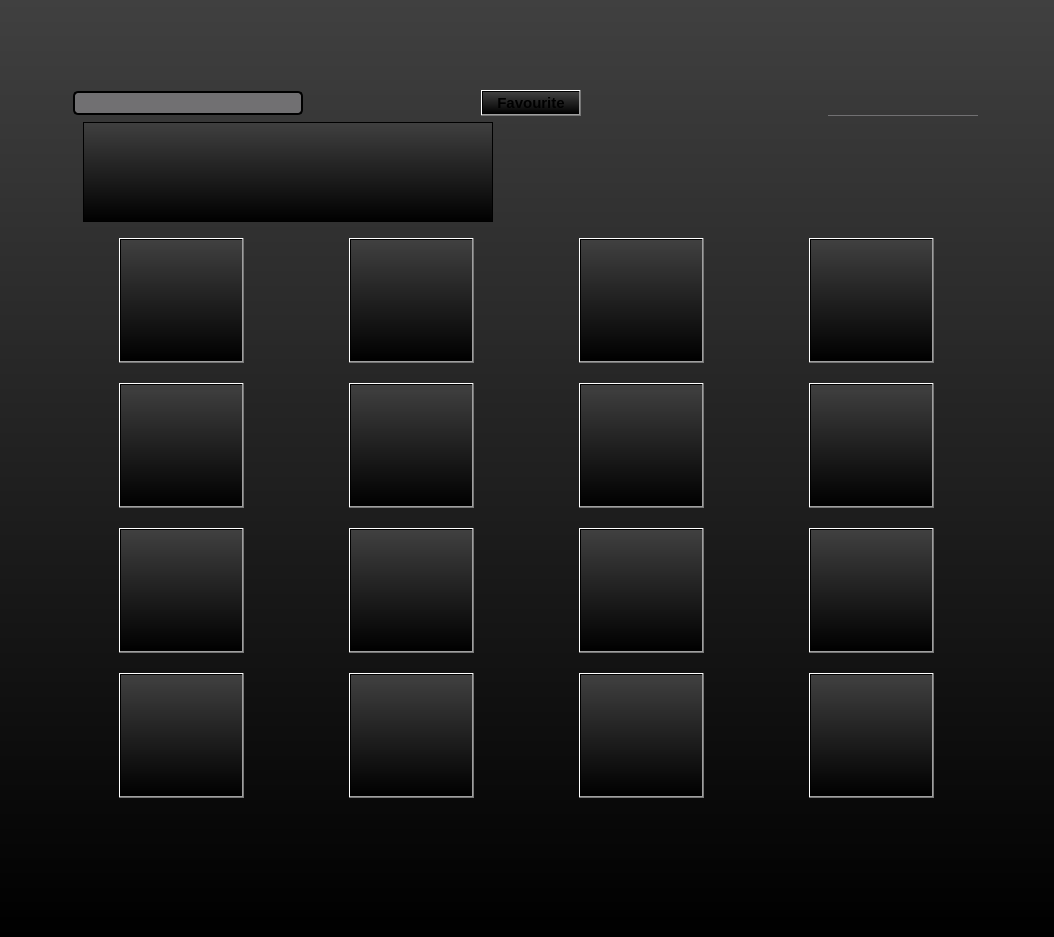
<?xml version="1.0" encoding="UTF-8"?>
<ui version="4.0">
 <class>MainWindow</class>
 <widget class="QMainWindow" name="MainWindow">
  <property name="geometry">
   <rect>
    <x>0</x>
    <y>0</y>
    <width>1054</width>
    <height>937</height>
   </rect>
  </property>
  <property name="windowTitle">
   <string>MainWindow</string>
  </property>
  <widget class="QWidget" name="centralwidget">
   <property name="styleSheet">
    <string notr="true">background: qlineargradient(x1:0, y1:0, x2:0, y2:1, stop:0 #404040, stop:1 #000000);</string>
   </property>
   <layout class="QHBoxLayout" name="horizontalLayout_5">
    <item>
     <spacer name="horizontalSpacer_6">
      <property name="sizeType">
       <enum>QSizePolicy::Fixed</enum>
      </property>
      <property name="sizeHint" stdset="0">
       <size>
        <width>40</width>
        <height>20</height>
       </size>
      </property>
     </spacer>
    </item>
    <item>
     <layout class="QVBoxLayout" name="verticalLayout_4">
      <item>
       <layout class="QHBoxLayout" name="horizontalLayout">
        <item>
         <spacer name="horizontalSpacer">
          <property name="sizeType">
           <enum>QSizePolicy::Fixed</enum>
          </property>
          <property name="sizeHint" stdset="0">
           <size>
            <width>0</width>
            <height>20</height>
           </size>
          </property>
         </spacer>
        </item>
        <item>
         <layout class="QVBoxLayout" name="verticalLayout">
          <item>
           <spacer name="verticalSpacer">
            <property name="sizeHint" stdset="0">
             <size>
              <width>20</width>
              <height>40</height>
             </size>
            </property>
           </spacer>
          </item>
          <item>
           <layout class="QVBoxLayout" name="verticalLayout_3">
            <item>
             <layout class="QVBoxLayout" name="verticalLayout_2">
              <item>
               <layout class="QHBoxLayout" name="horizontalLayout_2">
                <item>
                 <widget class="QLineEdit" name="searchLine">
                  <property name="minimumSize">
                   <size>
                    <width>230</width>
                    <height>0</height>
                   </size>
                  </property>
                  <property name="maximumSize">
                   <size>
                    <width>230</width>
                    <height>16777215</height>
                   </size>
                  </property>
                  <property name="font">
                   <font>
                    <pointsize>11</pointsize>
                   </font>
                  </property>
                  <property name="styleSheet">
                   <string notr="true">border: 2px solid black;
border-radius: 5px;
background-color: #717072;</string>
                  </property>
                  <property name="dragEnabled">
                   <bool>false</bool>
                  </property>
                  <property name="readOnly">
                   <bool>false</bool>
                  </property>
                 </widget>
                </item>
                <item>
                 <spacer name="horizontalSpacer_3">
                  <property name="sizeType">
                   <enum>QSizePolicy::Fixed</enum>
                  </property>
                  <property name="sizeHint" stdset="0">
                   <size>
                    <width>148</width>
                    <height>20</height>
                   </size>
                  </property>
                 </spacer>
                </item>
                <item>
                 <widget class="QPushButton" name="likedButton">
                  <property name="minimumSize">
                   <size>
                    <width>40</width>
                    <height>0</height>
                   </size>
                  </property>
                  <property name="maximumSize">
                   <size>
                    <width>100</width>
                    <height>16777215</height>
                   </size>
                  </property>
                  <property name="font">
                   <font>
                    <pointsize>11</pointsize>
                    <bold>true</bold>
                   </font>
                  </property>
                  <property name="text">
                   <string>Favourite</string>
                  </property>
                 </widget>
                </item>
                <item>
                 <spacer name="horizontalSpacer_4">
                  <property name="sizeType">
                   <enum>QSizePolicy::Fixed</enum>
                  </property>
                  <property name="sizeHint" stdset="0">
                   <size>
                    <width>217</width>
                    <height>20</height>
                   </size>
                  </property>
                 </spacer>
                </item>
                <item>
                 <widget class="QLabel" name="userLabel">
                  <property name="minimumSize">
                   <size>
                    <width>150</width>
                    <height>0</height>
                   </size>
                  </property>
                  <property name="maximumSize">
                   <size>
                    <width>150</width>
                    <height>16777215</height>
                   </size>
                  </property>
                  <property name="styleSheet">
                   <string notr="true">background:transparent;
border-bottom: 1px solid #717072;
color:#717072;
</string>
                  </property>
                  <property name="text">
                   <string/>
                  </property>
                  <property name="textFormat">
                   <enum>Qt::PlainText</enum>
                  </property>
                 </widget>
                </item>
                <item>
                 <spacer name="horizontalSpacer_8">
                  <property name="sizeType">
                   <enum>QSizePolicy::Fixed</enum>
                  </property>
                  <property name="sizeHint" stdset="0">
                   <size>
                    <width>0</width>
                    <height>20</height>
                   </size>
                  </property>
                 </spacer>
                </item>
               </layout>
              </item>
              <item>
               <layout class="QHBoxLayout" name="horizontalLayout_3">
                <item>
                 <widget class="QListView" name="searchList">
                  <property name="minimumSize">
                   <size>
                    <width>410</width>
                    <height>100</height>
                   </size>
                  </property>
                  <property name="maximumSize">
                   <size>
                    <width>410</width>
                    <height>100</height>
                   </size>
                  </property>
                  <property name="mouseTracking">
                   <bool>true</bool>
                  </property>
                  <property name="tabletTracking">
                   <bool>true</bool>
                  </property>
                  <property name="autoFillBackground">
                   <bool>true</bool>
                  </property>
                  <property name="editTriggers">
                   <set>QAbstractItemView::NoEditTriggers</set>
                  </property>
                  <property name="tabKeyNavigation">
                   <bool>true</bool>
                  </property>
                  <property name="dragEnabled">
                   <bool>true</bool>
                  </property>
                  <property name="dragDropOverwriteMode">
                   <bool>true</bool>
                  </property>
                  <property name="alternatingRowColors">
                   <bool>true</bool>
                  </property>
                  <property name="uniformItemSizes">
                   <bool>true</bool>
                  </property>
                 </widget>
                </item>
                <item>
                 <spacer name="horizontalSpacer_5">
                  <property name="sizeType">
                   <enum>QSizePolicy::Fixed</enum>
                  </property>
                  <property name="sizeHint" stdset="0">
                   <size>
                    <width>478</width>
                    <height>20</height>
                   </size>
                  </property>
                 </spacer>
                </item>
               </layout>
              </item>
             </layout>
            </item>
           </layout>
          </item>
          <item>
           <spacer name="verticalSpacer_2">
            <property name="sizeType">
             <enum>QSizePolicy::Fixed</enum>
            </property>
            <property name="sizeHint" stdset="0">
             <size>
              <width>20</width>
              <height>0</height>
             </size>
            </property>
           </spacer>
          </item>
         </layout>
        </item>
        <item>
         <spacer name="horizontalSpacer_2">
          <property name="sizeType">
           <enum>QSizePolicy::Fixed</enum>
          </property>
          <property name="sizeHint" stdset="0">
           <size>
            <width>0</width>
            <height>20</height>
           </size>
          </property>
         </spacer>
        </item>
       </layout>
      </item>
      <item>
       <layout class="QGridLayout" name="gridLayout_2">
        <property name="sizeConstraint">
         <enum>QLayout::SetDefaultConstraint</enum>
        </property>
        <property name="topMargin">
         <number>10</number>
        </property>
        <property name="rightMargin">
         <number>0</number>
        </property>
        <property name="bottomMargin">
         <number>130</number>
        </property>
        <property name="horizontalSpacing">
         <number>35</number>
        </property>
        <property name="verticalSpacing">
         <number>20</number>
        </property>
        <item row="0" column="1">
         <widget class="QPushButton" name="rockButton">
          <property name="sizePolicy">
           <sizepolicy hsizetype="Fixed" vsizetype="Fixed">
            <horstretch>0</horstretch>
            <verstretch>0</verstretch>
           </sizepolicy>
          </property>
          <property name="minimumSize">
           <size>
            <width>125</width>
            <height>125</height>
           </size>
          </property>
          <property name="maximumSize">
           <size>
            <width>125</width>
            <height>125</height>
           </size>
          </property>
          <property name="text">
           <string/>
          </property>
          <property name="icon">
           <iconset theme=":/pictures/rock_button.png"/>
          </property>
          <property name="iconSize">
           <size>
            <width>200</width>
            <height>200</height>
           </size>
          </property>
         </widget>
        </item>
        <item row="0" column="2">
         <widget class="QPushButton" name="postgrungeButton">
          <property name="sizePolicy">
           <sizepolicy hsizetype="Fixed" vsizetype="Fixed">
            <horstretch>0</horstretch>
            <verstretch>0</verstretch>
           </sizepolicy>
          </property>
          <property name="minimumSize">
           <size>
            <width>125</width>
            <height>125</height>
           </size>
          </property>
          <property name="maximumSize">
           <size>
            <width>125</width>
            <height>125</height>
           </size>
          </property>
          <property name="text">
           <string/>
          </property>
          <property name="icon">
           <iconset theme=":/pictures/post_grunge_button.png"/>
          </property>
          <property name="iconSize">
           <size>
            <width>200</width>
            <height>200</height>
           </size>
          </property>
         </widget>
        </item>
        <item row="2" column="3">
         <widget class="QPushButton" name="neoMellowButton">
          <property name="sizePolicy">
           <sizepolicy hsizetype="Fixed" vsizetype="Fixed">
            <horstretch>0</horstretch>
            <verstretch>0</verstretch>
           </sizepolicy>
          </property>
          <property name="minimumSize">
           <size>
            <width>125</width>
            <height>125</height>
           </size>
          </property>
          <property name="maximumSize">
           <size>
            <width>125</width>
            <height>125</height>
           </size>
          </property>
          <property name="text">
           <string/>
          </property>
          <property name="icon">
           <iconset theme=":/pictures/neo_mellow_button.png"/>
          </property>
          <property name="iconSize">
           <size>
            <width>200</width>
            <height>200</height>
           </size>
          </property>
         </widget>
        </item>
        <item row="0" column="0">
         <widget class="QPushButton" name="hiphopButton">
          <property name="sizePolicy">
           <sizepolicy hsizetype="Fixed" vsizetype="Fixed">
            <horstretch>0</horstretch>
            <verstretch>0</verstretch>
           </sizepolicy>
          </property>
          <property name="minimumSize">
           <size>
            <width>125</width>
            <height>125</height>
           </size>
          </property>
          <property name="maximumSize">
           <size>
            <width>125</width>
            <height>125</height>
           </size>
          </property>
          <property name="styleSheet">
           <string notr="true"/>
          </property>
          <property name="text">
           <string/>
          </property>
          <property name="icon">
           <iconset theme=":/pictures/new_hip_hop_button.png"/>
          </property>
          <property name="iconSize">
           <size>
            <width>200</width>
            <height>200</height>
           </size>
          </property>
         </widget>
        </item>
        <item row="3" column="1">
         <widget class="QPushButton" name="randbButton">
          <property name="sizePolicy">
           <sizepolicy hsizetype="Fixed" vsizetype="Fixed">
            <horstretch>0</horstretch>
            <verstretch>0</verstretch>
           </sizepolicy>
          </property>
          <property name="minimumSize">
           <size>
            <width>125</width>
            <height>125</height>
           </size>
          </property>
          <property name="maximumSize">
           <size>
            <width>125</width>
            <height>125</height>
           </size>
          </property>
          <property name="text">
           <string/>
          </property>
          <property name="icon">
           <iconset theme=":/pictures/RnB_button.png"/>
          </property>
          <property name="iconSize">
           <size>
            <width>200</width>
            <height>200</height>
           </size>
          </property>
         </widget>
        </item>
        <item row="2" column="2">
         <widget class="QPushButton" name="trapButton">
          <property name="sizePolicy">
           <sizepolicy hsizetype="Fixed" vsizetype="Fixed">
            <horstretch>0</horstretch>
            <verstretch>0</verstretch>
           </sizepolicy>
          </property>
          <property name="minimumSize">
           <size>
            <width>125</width>
            <height>125</height>
           </size>
          </property>
          <property name="maximumSize">
           <size>
            <width>125</width>
            <height>125</height>
           </size>
          </property>
          <property name="text">
           <string/>
          </property>
          <property name="icon">
           <iconset theme=":/pictures/trap_button.png"/>
          </property>
          <property name="iconSize">
           <size>
            <width>200</width>
            <height>200</height>
           </size>
          </property>
         </widget>
        </item>
        <item row="1" column="0">
         <widget class="QPushButton" name="popButton">
          <property name="sizePolicy">
           <sizepolicy hsizetype="Fixed" vsizetype="Fixed">
            <horstretch>0</horstretch>
            <verstretch>0</verstretch>
           </sizepolicy>
          </property>
          <property name="minimumSize">
           <size>
            <width>125</width>
            <height>125</height>
           </size>
          </property>
          <property name="maximumSize">
           <size>
            <width>125</width>
            <height>125</height>
           </size>
          </property>
          <property name="text">
           <string/>
          </property>
          <property name="icon">
           <iconset theme=":/pictures/pop_button.png"/>
          </property>
          <property name="iconSize">
           <size>
            <width>200</width>
            <height>200</height>
           </size>
          </property>
         </widget>
        </item>
        <item row="3" column="2">
         <widget class="QPushButton" name="edmButton">
          <property name="sizePolicy">
           <sizepolicy hsizetype="Fixed" vsizetype="Fixed">
            <horstretch>0</horstretch>
            <verstretch>0</verstretch>
           </sizepolicy>
          </property>
          <property name="minimumSize">
           <size>
            <width>125</width>
            <height>125</height>
           </size>
          </property>
          <property name="maximumSize">
           <size>
            <width>125</width>
            <height>125</height>
           </size>
          </property>
          <property name="text">
           <string/>
          </property>
          <property name="icon">
           <iconset theme=":/pictures/EDM_button.png"/>
          </property>
          <property name="iconSize">
           <size>
            <width>200</width>
            <height>200</height>
           </size>
          </property>
         </widget>
        </item>
        <item row="0" column="3">
         <widget class="QPushButton" name="hippopButton">
          <property name="sizePolicy">
           <sizepolicy hsizetype="Fixed" vsizetype="Fixed">
            <horstretch>0</horstretch>
            <verstretch>0</verstretch>
           </sizepolicy>
          </property>
          <property name="minimumSize">
           <size>
            <width>125</width>
            <height>125</height>
           </size>
          </property>
          <property name="maximumSize">
           <size>
            <width>125</width>
            <height>125</height>
           </size>
          </property>
          <property name="text">
           <string/>
          </property>
          <property name="icon">
           <iconset theme=":/pictures/hip_pop_button.png"/>
          </property>
          <property name="iconSize">
           <size>
            <width>200</width>
            <height>200</height>
           </size>
          </property>
         </widget>
        </item>
        <item row="1" column="2">
         <widget class="QPushButton" name="modernrockButton">
          <property name="sizePolicy">
           <sizepolicy hsizetype="Fixed" vsizetype="Fixed">
            <horstretch>0</horstretch>
            <verstretch>0</verstretch>
           </sizepolicy>
          </property>
          <property name="minimumSize">
           <size>
            <width>125</width>
            <height>125</height>
           </size>
          </property>
          <property name="maximumSize">
           <size>
            <width>125</width>
            <height>125</height>
           </size>
          </property>
          <property name="text">
           <string/>
          </property>
          <property name="icon">
           <iconset theme=":/pictures/modern_rock_button.png"/>
          </property>
          <property name="iconSize">
           <size>
            <width>200</width>
            <height>200</height>
           </size>
          </property>
         </widget>
        </item>
        <item row="2" column="0">
         <widget class="QPushButton" name="rapButton">
          <property name="sizePolicy">
           <sizepolicy hsizetype="Fixed" vsizetype="Fixed">
            <horstretch>0</horstretch>
            <verstretch>0</verstretch>
           </sizepolicy>
          </property>
          <property name="minimumSize">
           <size>
            <width>125</width>
            <height>125</height>
           </size>
          </property>
          <property name="maximumSize">
           <size>
            <width>125</width>
            <height>125</height>
           </size>
          </property>
          <property name="text">
           <string/>
          </property>
          <property name="icon">
           <iconset theme=":/pictures/rap_button.png"/>
          </property>
          <property name="iconSize">
           <size>
            <width>200</width>
            <height>200</height>
           </size>
          </property>
         </widget>
        </item>
        <item row="2" column="1">
         <widget class="QPushButton" name="urbanconbutton">
          <property name="sizePolicy">
           <sizepolicy hsizetype="Fixed" vsizetype="Fixed">
            <horstretch>0</horstretch>
            <verstretch>0</verstretch>
           </sizepolicy>
          </property>
          <property name="minimumSize">
           <size>
            <width>100</width>
            <height>100</height>
           </size>
          </property>
          <property name="maximumSize">
           <size>
            <width>125</width>
            <height>125</height>
           </size>
          </property>
          <property name="text">
           <string/>
          </property>
          <property name="icon">
           <iconset theme=":/pictures/Urban_button.png"/>
          </property>
          <property name="iconSize">
           <size>
            <width>200</width>
            <height>200</height>
           </size>
          </property>
         </widget>
        </item>
        <item row="3" column="0">
         <widget class="QPushButton" name="dancepopButton">
          <property name="sizePolicy">
           <sizepolicy hsizetype="Fixed" vsizetype="Fixed">
            <horstretch>0</horstretch>
            <verstretch>0</verstretch>
           </sizepolicy>
          </property>
          <property name="minimumSize">
           <size>
            <width>125</width>
            <height>125</height>
           </size>
          </property>
          <property name="maximumSize">
           <size>
            <width>125</width>
            <height>125</height>
           </size>
          </property>
          <property name="text">
           <string/>
          </property>
          <property name="icon">
           <iconset theme=":/pictures/dance_pop_button.png"/>
          </property>
          <property name="iconSize">
           <size>
            <width>200</width>
            <height>200</height>
           </size>
          </property>
         </widget>
        </item>
        <item row="1" column="3">
         <widget class="QPushButton" name="southernhiphopButton">
          <property name="sizePolicy">
           <sizepolicy hsizetype="Fixed" vsizetype="Fixed">
            <horstretch>0</horstretch>
            <verstretch>0</verstretch>
           </sizepolicy>
          </property>
          <property name="minimumSize">
           <size>
            <width>125</width>
            <height>100</height>
           </size>
          </property>
          <property name="maximumSize">
           <size>
            <width>125</width>
            <height>125</height>
           </size>
          </property>
          <property name="text">
           <string/>
          </property>
          <property name="icon">
           <iconset theme=":/pictures/south_hip_hop_button.png"/>
          </property>
          <property name="iconSize">
           <size>
            <width>200</width>
            <height>200</height>
           </size>
          </property>
         </widget>
        </item>
        <item row="1" column="1">
         <widget class="QPushButton" name="poprapbutton">
          <property name="sizePolicy">
           <sizepolicy hsizetype="Fixed" vsizetype="Fixed">
            <horstretch>0</horstretch>
            <verstretch>0</verstretch>
           </sizepolicy>
          </property>
          <property name="minimumSize">
           <size>
            <width>125</width>
            <height>125</height>
           </size>
          </property>
          <property name="maximumSize">
           <size>
            <width>125</width>
            <height>125</height>
           </size>
          </property>
          <property name="text">
           <string/>
          </property>
          <property name="icon">
           <iconset theme=":/pictures/pop_rap_button.png"/>
          </property>
          <property name="iconSize">
           <size>
            <width>200</width>
            <height>200</height>
           </size>
          </property>
         </widget>
        </item>
        <item row="3" column="3">
         <widget class="QPushButton" name="canadianpopButton">
          <property name="sizePolicy">
           <sizepolicy hsizetype="Fixed" vsizetype="Fixed">
            <horstretch>0</horstretch>
            <verstretch>0</verstretch>
           </sizepolicy>
          </property>
          <property name="minimumSize">
           <size>
            <width>125</width>
            <height>125</height>
           </size>
          </property>
          <property name="maximumSize">
           <size>
            <width>125</width>
            <height>125</height>
           </size>
          </property>
          <property name="text">
           <string/>
          </property>
          <property name="icon">
           <iconset theme=":/pictures/can_pop_button.png"/>
          </property>
          <property name="iconSize">
           <size>
            <width>200</width>
            <height>200</height>
           </size>
          </property>
         </widget>
        </item>
       </layout>
      </item>
     </layout>
    </item>
    <item>
     <spacer name="horizontalSpacer_7">
      <property name="sizeType">
       <enum>QSizePolicy::Fixed</enum>
      </property>
      <property name="sizeHint" stdset="0">
       <size>
        <width>40</width>
        <height>20</height>
       </size>
      </property>
     </spacer>
    </item>
   </layout>
  </widget>
  <widget class="QMenuBar" name="menubar">
   <property name="geometry">
    <rect>
     <x>0</x>
     <y>0</y>
     <width>1054</width>
     <height>37</height>
    </rect>
   </property>
  </widget>
 </widget>
 <resources/>
 <connections/>
</ui>
